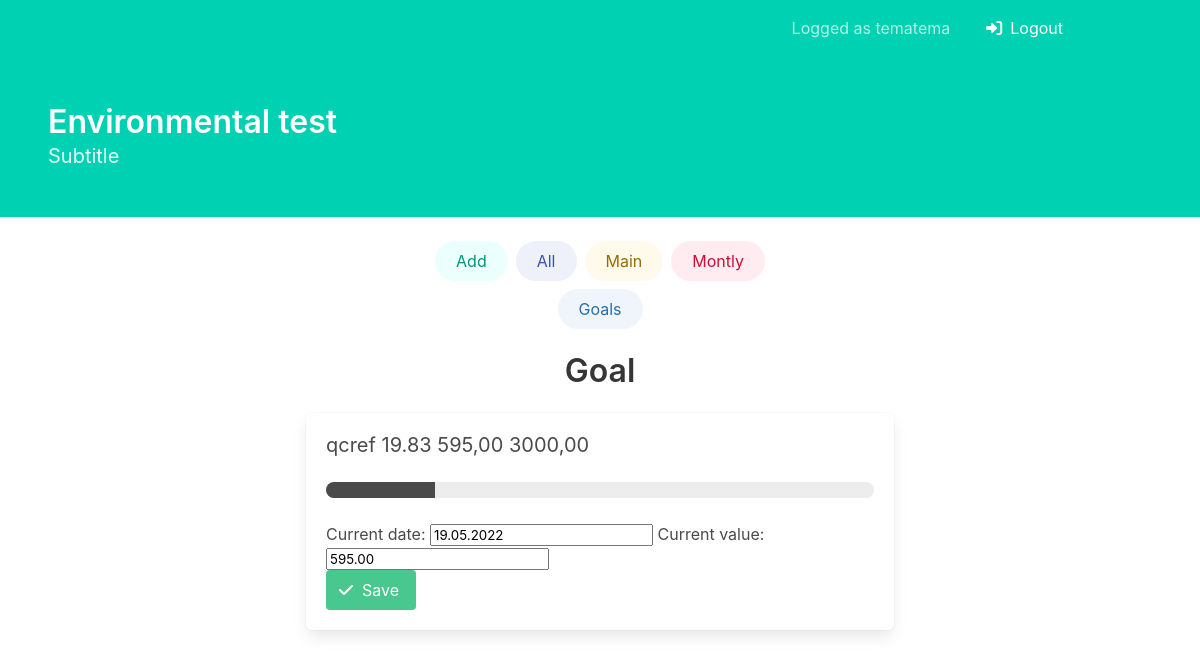
/goals/3/ (signed in), run on the app's committed database.
### goals/models.py (models this page shows, shortened)
class Goals(models.Model):
    name = models.CharField(max_length=50)
    current_date = models.DateField(default=timezone.now)
    current_value = models.DecimalField(max_digits=13, decimal_places=2, default=Decimal(00.00))
    current_percent = models.DecimalField(max_digits=4, decimal_places=2, default=Decimal(00.00))
    goal_date = models.DateField()
    goal_value = models.DecimalField(max_digits=13, decimal_places=2)

### goals/views.py (the view)
# urls.py: path('<int:id>/', views.view_goal, name='view_goal'),
@login_required
def view_goal(request, id):
    goal = Goals.objects.get(id=id)
    percent = Decimal(00.00)
    if request.method == "POST":
        form = GoalEditForm(request.POST, instance=goal)
        if form.is_valid():
            goal = form.save(commit=False)
            if (goal.current_value != 0 ):
                percent = (goal.current_value / goal.goal_value) * 100
                percent = percent.quantize(Decimal("1.00"), ROUND_FLOOR)
            goal.current_percent = percent
            goal.save()
    else:
        form = GoalEditForm(instance=goal)
    return render(request, 'view_goal.html', {'date': CURRENT_DATE, 'form': form, 'goal': goal})

### goals/forms.py
class GoalEditForm(forms.ModelForm):
    class Meta:
        model = Goals
        fields = ('current_date', 'current_value')

### goals/templates/view_goal.html (shortened to what this page needs)
{% extends 'base.html' %}
{% block content %}
    <div class="block">
        <center>
            <h1 class="title">Goal</h1>
        </center>
    </div>
    <div class="box">
        <h2 class="subtitle">{{ goal.name }} {{ goal.current_percent|floatformat:"2u" }} {{ goal.current_value }} {{ goal.goal_value }}</h2>
        <progress class="progress" value="{{ goal.current_percent|floatformat:"2u" }}" max="100">15%</progress>
        <form method="POST" class="post-form">
            {{ form }}
            <div class="block">
                <button type="submit" class="button is-success">
                    <span class="icon is-small">
                        <i class="fas fa-check"></i>
                    </span>
                    <span>Save</span>
                </button>
            </div>
        </form>
    </div>
{% endblock content %}

### main/templates/base.html (shortened to what this page needs)
{% load static %}
<!DOCTYPE html>
<html>
    <head>
        <link rel="stylesheet"
              href="{% static 'css/bulma/bulma.css' %}"
              type="text/css">
        <link rel="stylesheet" href="{% static 'css/all.css' %}" type="text/css">
    </head>
    <body>
        <div class="block">
            <section class="hero is-primary">
                <div class="hero-head">
                    <nav class="navbar">
                        <div class="container">
                            <div id="navbarMenuHeroA" class="navbar-menu">
                                <div class="navbar-end">
                                    {% if user.is_authenticated %}
                                        <span class="navbar-item">Logged as {{ user }}</span>
                                        <span class="navbar-item">
                                            <form method="get" action={% url 'logout' %}>
                                                <button class="button is-primary">
                                                    <span class="icon">
                                                        <i class="fa-solid fa-right-to-bracket"></i>
                                                    </span>
                                                    <span>Logout</span>
                                                </button>
                                        </span>
                                    {% endif %}
                                </div>
                            </div>
                        </div>
                    </nav>
                </div>
                <div class="hero-body">
                    <p class="title">
                        Environmental test
                    </p>
                    <p class="subtitle">
                        {% block subtitle_hero %}
                            Subtitle
                        {% endblock subtitle_hero %}
                    </p>
                </div>
            </section>
        </div>
        {% block navigation %}
            <div class="columns">
                <div class="column"></div>
                <div class="column is-one-third">
                    <div class="buttons is-centered">
                        <form method="get" action={% url 'add_expense' %}>
                            <button class="button is-primary is-light is-rounded">Add</button>
                        </form>
                        <form method="get" action={% url 'view_all_expenses' %}>
                            <button class="button is-link is-light is-rounded">All</button>
                        <form method="get" action={% url 'index' %}>
                            <button class="button is-warning is-light is-rounded">Main</button>
                        <form method="get" action={% url 'view_month' date.year date.month %}>
                            <button class="button is-danger is-light is-rounded">Montly</button>
                        </form>
                        <form method="get" action={% url 'view_all_goals' %}>
                            <button class="button is-info is-light is-rounded">Goals</button>
                    </div>
                </div>
                <div class="column"></div>
            </div>
    {% endblock navigation %}
    <div class="columns is-mobile">
        <div class="column"></div>
        <div class="column is-three-quarters-mobile is-half-desktop">
            {% block content %}
            {% endblock content %}
        </div>
        <div class="column"></div>
    </div>
</body>
</html>

### data on the page
Goals: name "qcref", current_percent "19.83", current_value "595,00", goal_value "3000,00", current_date "19.05.2022", current_value "595.00"

### other printed values
{{ user }} "tematema"
